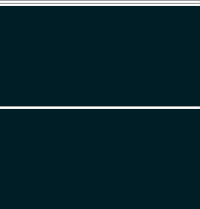
                      <widget class="QWidget" name="page_103_1_0">
                       <layout class="QVBoxLayout" name="verticalLayout_39">
                        <property name="spacing">
                         <number>0</number>
                        </property>
                        <property name="leftMargin">
                         <number>0</number>
                        </property>
                        <property name="topMargin">
                         <number>0</number>
                        </property>
                        <property name="rightMargin">
                         <number>0</number>
                        </property>
                        <property name="bottomMargin">
                         <number>0</number>
                        </property>
                        <item>
                         <widget class="PlotWidget" name="DataAnalysis_Oscilloscope_widget1_0_0" native="true">
                          <property name="sizePolicy">
                           <sizepolicy hsizetype="Preferred" vsizetype="Expanding">
                            <horstretch>0</horstretch>
                            <verstretch>0</verstretch>
                           </sizepolicy>
                          </property>
                          <property name="styleSheet">
                           <string notr="true">background-color: rgb(0, 30, 38);</string>
                          </property>
                         </widget>
                        </item>
                        <item>
                         <widget class="Line" name="line_7">
                          <property name="orientation">
                           <enum>Qt::Horizontal</enum>
                          </property>
                         </widget>
                        </item>
                        <item>
                         <widget class="PlotWidget" name="DataAnalysis_Oscilloscope_widget1_0_1" native="true">
                          <property name="sizePolicy">
                           <sizepolicy hsizetype="Preferred" vsizetype="Expanding">
                            <horstretch>0</horstretch>
                            <verstretch>0</verstretch>
                           </sizepolicy>
                          </property>
                          <property name="styleSheet">
                           <string notr="true">background-color: rgb(0, 30, 38);</string>
                          </property>
                         </widget>
                        </item>
                        <item>
                         <widget class="Line" name="line_31">
                          <property name="orientation">
                           <enum>Qt::Horizontal</enum>
                          </property>
                         </widget>
                        </item>
                        <item>
                         <widget class="PlotWidget" name="DataAnalysis_Oscilloscope_widget1_0_2" native="true">
                          <property name="sizePolicy">
                           <sizepolicy hsizetype="Preferred" vsizetype="Fixed">
                            <horstretch>0</horstretch>
                            <verstretch>0</verstretch>
                           </sizepolicy>
                          </property>
                          <property name="minimumSize">
                           <size>
                            <width>0</width>
                            <height>100</height>
                           </size>
                          </property>
                          <property name="maximumSize">
                           <size>
                            <width>16777215</width>
                            <height>100</height>
                           </size>
                          </property>
                          <property name="styleSheet">
                           <string notr="true">background-color: rgb(0, 30, 38);</string>
                          </property>
                         </widget>
                        </item>
                        <item>
                         <widget class="Line" name="line_8">
                          <property name="orientation">
                           <enum>Qt::Horizontal</enum>
                          </property>
                         </widget>
                        </item>
                        <item>
                         <widget class="PlotWidget" name="DataAnalysis_Oscilloscope_widget1_0_3" native="true">
                          <property name="sizePolicy">
                           <sizepolicy hsizetype="Preferred" vsizetype="Fixed">
                            <horstretch>0</horstretch>
                            <verstretch>0</verstretch>
                           </sizepolicy>
                          </property>
                          <property name="minimumSize">
                           <size>
                            <width>0</width>
                            <height>100</height>
                           </size>
                          </property>
                          <property name="maximumSize">
                           <size>
                            <width>16777215</width>
                            <height>100</height>
                           </size>
                          </property>
                          <property name="styleSheet">
                           <string notr="true">background-color: rgb(0, 30, 38);</string>
                          </property>
                         </widget>
                        </item>
                       </layout>
                      </widget>
